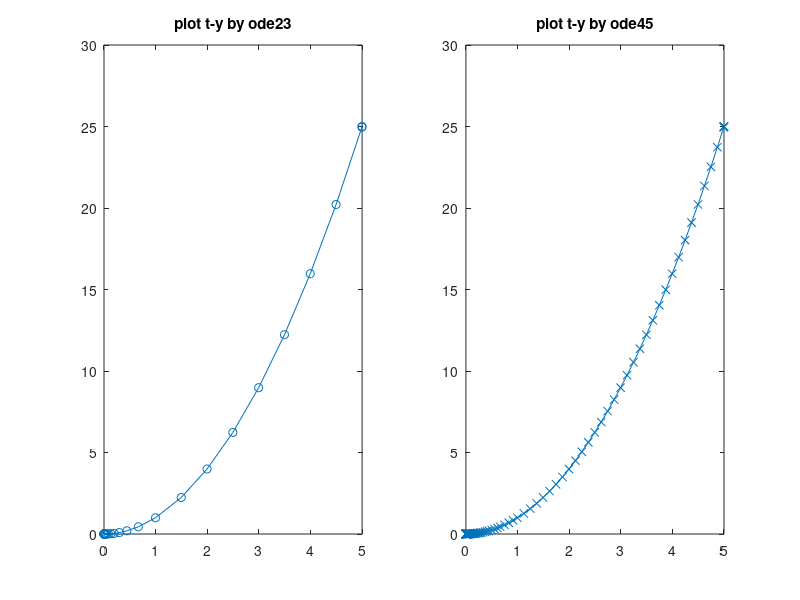

The MATLAB script that drew this image:
% matlab ODE function
% ode23 : RK2+RK3 bigger stepsize quicker than ode45
% ode45: RK4+RK5 Better curve
%   dy/dt =  y' = f(t,y) in ode23:  [t,y] = ode23('ydot',tspan, y0)

% solve: y' = 2*t
tspan = [0 5];
y0 = 0;
[t,y] = ode23(@(t,y) 2*t, tspan, y0);
subplot(1,2,1);
plot(t,y,'-o');
title('plot t-y by ode23');
tspan = [0 5];
y0 = 0;
[t,y] = ode45(@(t,y) 2*t, tspan, y0);
subplot(1,2,2)
plot(t,y,'-x')
title('plot t-y by ode45')
